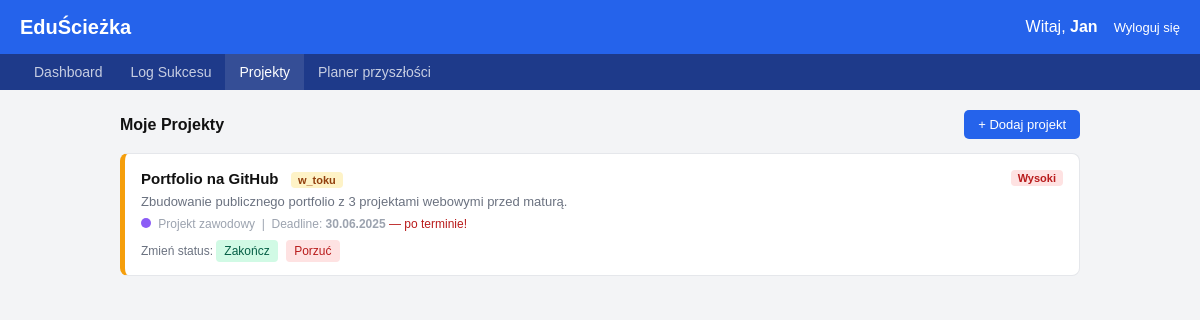
The page /public/template/projekty.php (signed in) on the database its author committed.
### tables this page shows
CREATE TABLE `projekty` (
  `id` int(10) UNSIGNED NOT NULL,
  `uzytkownik_id` int(10) UNSIGNED NOT NULL,
  `kategoria_id` int(10) UNSIGNED DEFAULT NULL,
  `nazwa` varchar(150) NOT NULL,
  `opis` text DEFAULT NULL,
  `data_start` date DEFAULT NULL,
  `deadline` date NOT NULL,
  `priorytet` enum('niski','sredni','wysoki','krytyczny') NOT NULL DEFAULT 'sredni',
  `status` enum('planowany','w_toku','zakończony','porzucony') NOT NULL DEFAULT 'planowany',
  `procent_ukonczenia` tinyint(3) UNSIGNED NOT NULL DEFAULT 0,
  `utworzony_o` datetime NOT NULL DEFAULT current_timestamp(),
  `zaktualizowany_o` datetime NOT NULL DEFAULT current_timestamp() ON UPDATE current_timestamp()
);

CREATE TABLE `kategorie` (
  `id` int(10) UNSIGNED NOT NULL,
  `uzytkownik_id` int(10) UNSIGNED DEFAULT NULL,
  `nazwa` varchar(80) NOT NULL,
  `kolor_hex` char(7) NOT NULL DEFAULT '#3B82F6',
  `ikona` varchar(50) DEFAULT NULL
);

### public/template/projekty.php (the view, shortened to what this page needs)
<?php
require_once "polaczenie.php";
$uid = (int) $_SESSION['uzytkownik_id'];
$imie = $_SESSION['imie'];
$wynik_projektow = mysqli_query(
    $polaczenie,
    "SELECT p.*, k.nazwa AS kat_nazwa, k.kolor_hex
     FROM projekty p
     LEFT JOIN kategorie k ON p.kategoria_id = k.id
     WHERE p.uzytkownik_id = $uid
     ORDER BY p.deadline ASC"
);
?>
<!DOCTYPE html>
<html lang="pl">
<head>
    <link rel="stylesheet" href="../style/projekty-style.css">
</head>
<body>
    <div class="pasek">
        <div class="logo">EduŚcieżka</div>
        <div>Witaj, <strong><?php echo htmlspecialchars($imie); ?></strong><a href="wyloguj.php">Wyloguj się</a></div>
    </div>
    <div class="menu">
        <a href="dashboard.php">Dashboard</a>
        <a href="logi.php">Log Sukcesu</a>
        <a href="projekty.php" class="aktywny">Projekty</a>
        <a href="planer-przyszlosci.php">Planer przyszłości</a>
    </div>
    <div class="tresc">
        <div class="naglowek-sekcji">
            <h2>Moje Projekty</h2>
            <button class="btn-pokaz" onclick="przelaczForm('form-projekt')">+ Dodaj projekt</button>
        </div>
        <?php if (mysqli_num_rows($wynik_projektow) == 0): ?>
            <div class="pusta">Brak projektów. Dodaj swój pierwszy projekt!</div>
        <?php else: ?>
            <div class="projekty-lista">
                <?php while ($proj = mysqli_fetch_assoc($wynik_projektow)): ?>
                    <?php
                    $s = $proj['status'];
                    $s_css = str_replace(array('ó', 'ń', 'ą', 'ę', 'ś', 'ż', 'ź', 'ć', 'ł'), array('o', 'n', 'a', 'e', 's', 'z', 'z', 'c', 'l'), $s);
                    ?>
                    <div class="projekt-karta status-<?php echo $s_css; ?>">
                        <div class="projekt-gora">
                            <div>
                                <span class="projekt-nazwa"><?php echo htmlspecialchars($proj['nazwa']); ?></span>
                                <span class="status-badge sb-<?php echo $s_css; ?>"><?php echo $s; ?></span>
                            </div>
                            <span
                                class="priorytet priorytet-<?php echo $proj['priorytet']; ?>"><?php echo ucfirst($proj['priorytet']); ?></span>
                        </div>
                        <?php if ($proj['opis']): ?>
                            <div class="projekt-opis"><?php echo htmlspecialchars($proj['opis']); ?></div>
                        <?php endif; ?>
                        <div class="projekt-meta">
                            <?php if ($proj['kat_nazwa']): ?>
                                <span class="kropka" style="background:<?php echo $proj['kolor_hex']; ?>"></span>
                                <?php echo htmlspecialchars($proj['kat_nazwa']); ?> &nbsp;|&nbsp;
                            <?php endif; ?>
                            Deadline: <strong><?php echo date('d.m.Y', strtotime($proj['deadline'])); ?></strong>
                            <?php
                            $dni = round((strtotime($proj['deadline']) - time()) / 86400);
                            if ($s != 'zakończony' && $s != 'porzucony') {
                                if ($dni < 0)
                                    echo ' <span style="color:#b91c1c">— po terminie!</span>';
                                elseif ($dni <= 7)
                                    echo ' <span style="color:#f59e0b">— zostalo ' . $dni . ' dni</span>';
                            }
                            ?>
                        </div>
                        <div class="projekt-akcje">
                            <span style="font-size:12px;color:#6b7280">Zmień status: </span>
                            <?php if ($s != 'zakończony'): ?>
                                <a href="projekty.php?id=<?php echo $proj['id']; ?>&status=zakończony" class="a-zakonczony"
                                    onclick="return confirm('Oznaczyc jako zakonczone?')">Zakończ</a>
                            <?php endif; ?>
                            <?php if ($s != 'porzucony'): ?>
                                <a href="projekty.php?id=<?php echo $proj['id']; ?>&status=porzucony" class="a-porzucony"
                                    onclick="return confirm('Oznaczyc jako porzucone?')">Porzuć</a>
                            <?php endif; ?>
                        </div>
                    </div>
                <?php endwhile; ?>
            </div>
        <?php endif; ?>
    </div>
</body>
</html>

### public/style/projekty-style.css (style rules this page uses)
* { box-sizing: border-box; margin: 0; padding: 0; }
body { font-family: Arial, sans-serif; background: #f3f4f6; color: #333; }
.pasek { background: #2563EB; color: #fff; padding: 0 20px; height: 54px; display: flex; align-items: center; justify-content: space-between; }
.pasek .logo { font-size: 20px; font-weight: bold; }
.pasek a { color: #fff; text-decoration: none; margin-left: 16px; font-size: 13px; }
.menu { background: #1e3a8a; display: flex; padding: 0 20px; }
.menu a { color: rgba(255,255,255,0.75); text-decoration: none; padding: 10px 14px; font-size: 14px; }
.menu a:hover, .menu a.aktywny { color: #fff; background: rgba(255,255,255,0.1); }
.tresc { padding: 20px; max-width: 1000px; margin: 0 auto; }
.naglowek-sekcji { display: flex; justify-content: space-between; align-items: center; margin-bottom: 14px; }
.naglowek-sekcji h2 { font-size: 16px; color: #111; }
.btn-pokaz { padding: 7px 14px; background: #2563EB; color: #fff; border: none; border-radius: 5px; font-size: 13px; cursor: pointer; }
.projekty-lista { display: flex; flex-direction: column; gap: 12px; }
.projekt-karta { background: #fff; border: 1px solid #e5e7eb; border-radius: 8px; padding: 16px; border-left: 5px solid #6b7280; }
.projekt-karta.status-w_toku { border-left-color: #f59e0b; }
.projekt-gora { display: flex; justify-content: space-between; align-items: flex-start; margin-bottom: 6px; }
.projekt-nazwa { font-size: 15px; font-weight: bold; color: #111; }
.projekt-opis { font-size: 13px; color: #6b7280; margin-bottom: 8px; }
.projekt-meta { font-size: 12px; color: #9ca3af; margin-bottom: 10px; }
.priorytet { font-size: 11px; font-weight: bold; padding: 2px 7px; border-radius: 4px; }
.priorytet-wysoki { background: #fee2e2; color: #b91c1c; }
.status-badge { font-size: 11px; font-weight: bold; padding: 2px 7px; border-radius: 4px; margin-left: 8px; }
.sb-w_toku { background: #fef3c7; color: #92400e; }
.projekt-akcje a { font-size: 12px; padding: 4px 8px; border-radius: 4px; text-decoration: none; margin-right: 4px; }
.a-zakonczony { background: #d1fae5; color: #065f46; }
.a-porzucony { background: #fee2e2; color: #b91c1c; }
.kropka { display: inline-block; width: 10px; height: 10px; border-radius: 50%; margin-right: 4px; }

### rows shown on the page
projekty: nazwa "Portfolio na GitHub", status "w_toku", priorytet "Wysoki", opis "Zbudowanie publicznego portfolio z 3 projektami webowymi przed maturą.", kategoria.nazwa "Projekt zawodowy", deadline "30.06.2025", shows "— po terminie!"

### other values the page prints
$imie "Jan"
